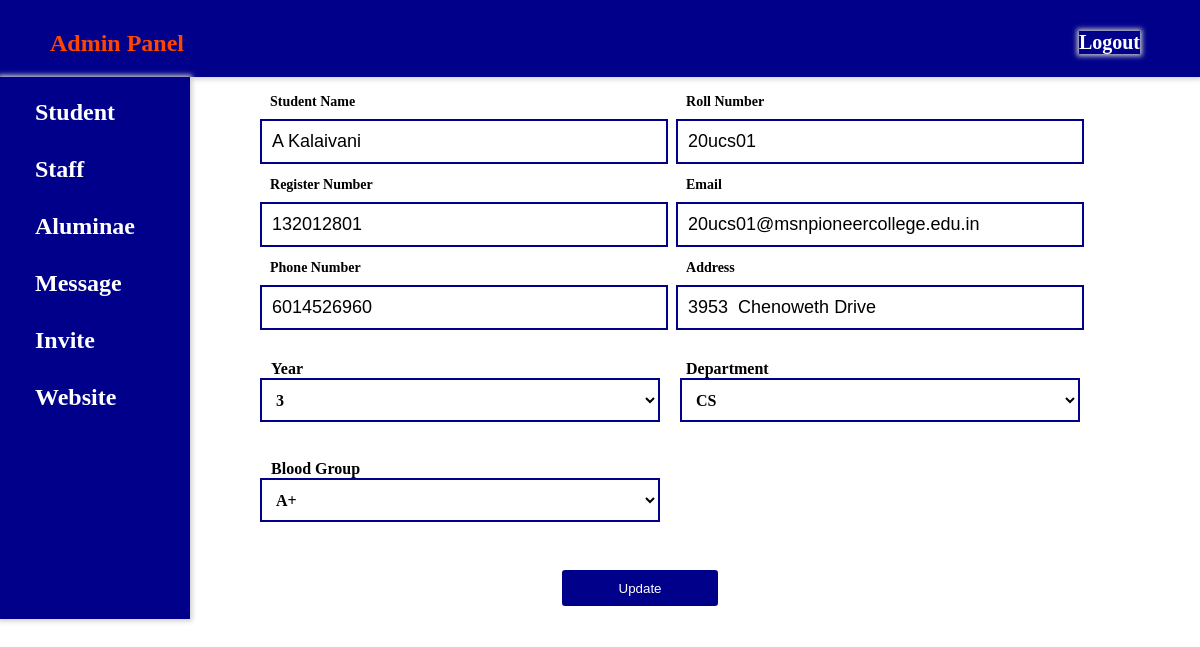
The page /stu_rec_update.php?updateid=1 on the database its author committed.
### tables this page shows
CREATE TABLE `students` (
  `id` int(100) NOT NULL,
  `s_name` varchar(100) NOT NULL,
  `roll_no` varchar(100) NOT NULL,
  `reg_no` varchar(50) NOT NULL,
  `email` varchar(500) NOT NULL,
  `ph_no` varchar(100) NOT NULL,
  `address` text NOT NULL,
  `year` varchar(50) NOT NULL,
  `department` varchar(50) NOT NULL,
  `blood_grp` varchar(5) NOT NULL
);

### stu_rec_update.php (the view, shortened to what this page needs)
<?php
include 'connect.php';
$id=$_GET['updateid'];
$sql="select * from students where id=$id";
$result=mysqli_query($con,$sql);
$row=mysqli_fetch_assoc($result);
    $s_name = $row['s_name'];
    $roll_no = $row['roll_no'];
    $reg_no = $row['reg_no'];
    $email = $row['email'];
    $ph_no = $row['ph_no'];
    $address = $row['address'];
    $year = $row['year'];
    $department = $row['department'];
    $blood_grp = $row['blood_grp'];
?>
<!DOCTYPE html>
<html>
<head>
	<link rel="stylesheet" type="text/css" href="admin.css">
</head>
<body>
	<div class="header">
		<h2><b><a href="admin_logged.php" style="color: orangered;">Admin Panel</a></b></h2>
		<div class="logout">
			<a href="logout.php" style="color:white;font-size: 20px;">Logout</a>
		</div>
	</div>
	<div class="container">
		<div class="menu">
			<ul>
				<li><a href="student_record.php">Student</a></li>
				<li><a href="student_record.php">Staff</a></li>
				<li><a href="aluminae_record.php">Aluminae</a></li>
				<li><a href="admin_msg.php">Message</a></li>
				<li><a href="invite_aluminae.php">Invite</a></li>
				<li><a href="#">Website</a>
				</li>
			</ul>
	    </div>
		<div class="content">
			<form method="POST">
			  <div class="row">
			     <div class="input-group">
				    <input type="text" name="s_name" value="<?php echo $s_name ?>" required>
				    <label for="s_name"> Student Name</label>
			     </div>
			     <div class="input-group">
				    <input type="text" name="roll_no" value="<?php echo $roll_no ?>" required>
				    <label for="roll_no"> Roll Number</label>
			     </div>
			     <div class="input-group">
				    <input type="text" name="reg_no" value="<?php echo $reg_no ?>" required>
				    <label for="reg_no"> Register Number</label>
			     </div>
			     <div class="input-group">
				    <input type="email" name="email" value="<?php echo $email ?>" required>
				    <label for="email"> Email</label>
			     </div>
			     <div class="input-group">
				    <input type="text" name="ph_no" value="<?php echo $ph_no ?>" required>
				    <label for="ph_no"> Phone Number</label>
			     </div>
			     <div class="input-group">
				    <input type="text" name="address" value="<?php echo $address ?>" required>
				    <label for="address"> Address</label>
			     </div>
			     <div class="input-group" style="position: relative; bottom:8px;">
				    <label for="year" style="position: relative; margin: 16px; left: -15px;"> Year</label>
				    <div class="select">
				    	<select name="year">
				    		<option><?php echo $year ?></option>
				    	</select>
				    </div>
			     </div>
			     <div class="input-group" style="position: relative; bottom:8px;">
				    <label for="department" name="department" style="position: relative; margin: 16px;"> Department</label>
				    <div class="select">
				    	<select name="department" style="left: 20px;">
				    		<option><?php echo $department ?></option>
				    	</select>
				    </div>
			     </div>
			     <div class="input-group" style="position: relative; bottom:8px;">
				    <label for="blood_grp" name="blood_grp" style="position: relative; margin: 16px;left: -15px;"> Blood Group</label>
				    <div class="select">
				    	<select name="blood_grp">
				    		<option><?php echo $blood_grp ?></option>
				    	</select>
				    </div>
			     </div>
				 <button type="submit" name="update">Update</button>
			  </div>
	        </form>
	    </div>
	</div>
</body>
</html>

### admin.css (style rules this page uses)
* { padding: 0; margin: 0; margin-bottom: 0; margin-left: 0; margin-right: 0; margin-top: 0; padding-bottom: 0; padding-left: 0; padding-right: 0; padding-top: 0; }
body { background-size: cover; box-sizing: border-box; font-family: serif,sans-serif; }
a { text-decoration: none; color: white; font-weight: bold; }
.header { background-color: darkblue; padding: 30px 60px 20px 50px; //top right bottom left box-sizing: border-box; box-shadow: 0px 0px 5px 2px #ccc; width: auto; position: sticky; top: 0; }
.logout { float: right; position: relative; top: -26px; box-sizing: border-box; box-shadow: 0px 0px 5px 2px #ccc; }
.menu { background-color: darkblue; height: 542px; padding: 2px 35px 0px 15px; box-sizing: border-box; box-shadow: 0px 0px 5px 2px #ccc; font-size: 24px; position: sticky; top: 78px; }
.menu ul { display: flex; flex-direction: column; list-style: none; }
.menu ul li { width: 100%; margin: 10px 10px 0px 10px; padding: 10px; }
.container { display: flex; }

### stu_rec_update.php (style rules this page uses)
.content { padding: 20px 0px 0px 250px; }
form { width: 100%; max-width: 600px; }
.input-group { margin-bottom: 38px; position: relative; }
input, textarea { width: 100%; padding: 10px; outline: 0; border: 2px solid darkblue; color: black; background: #fff; font-size: 18px; }
label { height: 100%; position: absolute; left: 0; top: 0; padding: 10px; color: black; font-weight: bold; cursor: text; transition: 0.2s; }
button { padding: 10px 0; color: #fff; outline: none; background: darkblue; border: 2px solid #fff; width: 20%; cursor: pointer; height: 40px; position: relative; margin-left: 300px; border-radius: 5px; }
input:focus~label, input:valid~label, textarea:focus~label, textarea:valid~label { top: -35px; font-size: 14px; }
.row { display: flex; flex-direction: row; flex-wrap: wrap; align-items: center; justify-content: space-between; width: 800px; position: relative; left: -180px; margin-top: 22px; }
.row .input-group { flex-basis: 48%; }
select { width: 400px; height: 44px; position:relative; padding: 10px; outline: 0; border: 2px solid darkblue; color: black; background: #fff; font-size: 16px; font-family: serif,sans-serif; font-weight: bold; }

### rows shown on the page
students: s_name "A Kalaivani", roll_no "20ucs01", reg_no "132012801", email "20ucs01@msnpioneercollege.edu.in", ph_no "6014526960", address "3953 Chenoweth Drive", year "3", department "CS", blood_grp "A+"
